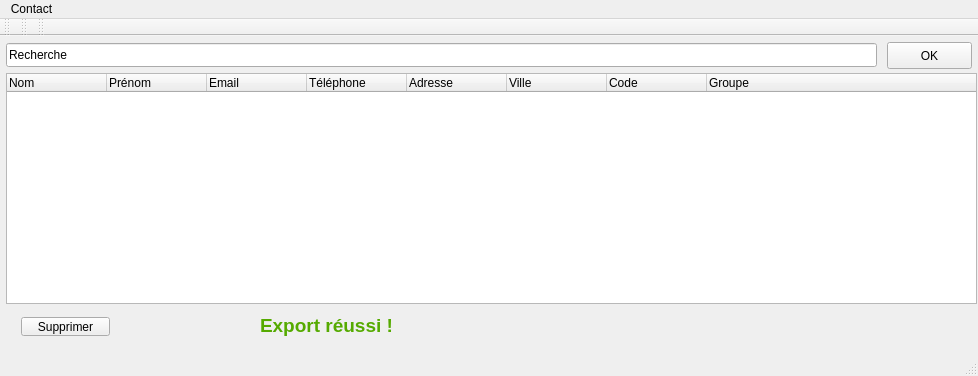
<?xml version="1.0" encoding="UTF-8"?>
<ui version="4.0">
 <class>Annuaire_view</class>
 <widget class="QMainWindow" name="Annuaire_view">
  <property name="geometry">
   <rect>
    <x>0</x>
    <y>0</y>
    <width>978</width>
    <height>376</height>
   </rect>
  </property>
  <property name="windowTitle">
   <string>TPAnnuaire</string>
  </property>
  <widget class="QWidget" name="centralWidget">
   <widget class="QLineEdit" name="lineEdit">
    <property name="geometry">
     <rect>
      <x>6</x>
      <y>7</y>
      <width>871</width>
      <height>24</height>
     </rect>
    </property>
    <property name="text">
     <string>Recherche</string>
    </property>
   </widget>
   <widget class="QPushButton" name="pushButton">
    <property name="geometry">
     <rect>
      <x>887</x>
      <y>6</y>
      <width>85</width>
      <height>27</height>
     </rect>
    </property>
    <property name="text">
     <string>OK</string>
    </property>
   </widget>
   <widget class="QTreeWidget" name="treeWidget">
    <property name="geometry">
     <rect>
      <x>6</x>
      <y>37</y>
      <width>971</width>
      <height>231</height>
     </rect>
    </property>
    <column>
     <property name="text">
      <string>Nom</string>
     </property>
    </column>
    <column>
     <property name="text">
      <string>Prénom</string>
     </property>
    </column>
    <column>
     <property name="text">
      <string>Email </string>
     </property>
    </column>
    <column>
     <property name="text">
      <string>Téléphone</string>
     </property>
    </column>
    <column>
     <property name="text">
      <string>Adresse</string>
     </property>
    </column>
    <column>
     <property name="text">
      <string>Ville</string>
     </property>
    </column>
    <column>
     <property name="text">
      <string>Code</string>
     </property>
    </column>
    <column>
     <property name="text">
      <string>Groupe</string>
     </property>
    </column>
   </widget>
   <widget class="QWidget" name="verticalLayoutWidget">
    <property name="geometry">
     <rect>
      <x>10</x>
      <y>270</y>
      <width>111</width>
      <height>41</height>
     </rect>
    </property>
    <layout class="QVBoxLayout" name="verticalLayout_3">
     <item>
      <widget class="QPushButton" name="pushButton_2">
       <property name="text">
        <string>Supprimer</string>
       </property>
      </widget>
     </item>
    </layout>
   </widget>
   <widget class="QLabel" name="message">
    <property name="geometry">
     <rect>
      <x>260</x>
      <y>274</y>
      <width>131</width>
      <height>30</height>
     </rect>
    </property>
    <property name="font">
     <font>
      <pointsize>14</pointsize>
      <weight>75</weight>
      <bold>true</bold>
     </font>
    </property>
    <property name="styleSheet">
     <string notr="true">color: rgb(85, 170, 0);</string>
    </property>
    <property name="text">
     <string>Export réussi ! </string>
    </property>
   </widget>
   <zorder>treeWidget</zorder>
   <zorder>lineEdit</zorder>
   <zorder>pushButton</zorder>
   <zorder>verticalLayoutWidget</zorder>
   <zorder>message</zorder>
  </widget>
  <widget class="QMenuBar" name="menuBar">
   <property name="geometry">
    <rect>
     <x>0</x>
     <y>0</y>
     <width>978</width>
     <height>22</height>
    </rect>
   </property>
   <widget class="QMenu" name="menuContact">
    <property name="title">
     <string>Contact</string>
    </property>
    <addaction name="actionNouveau"/>
    <addaction name="actionModifier"/>
    <addaction name="actionExtraire_CSV"/>
   </widget>
   <addaction name="menuContact"/>
  </widget>
  <widget class="QToolBar" name="mainToolBar">
   <attribute name="toolBarArea">
    <enum>TopToolBarArea</enum>
   </attribute>
   <attribute name="toolBarBreak">
    <bool>false</bool>
   </attribute>
  </widget>
  <widget class="QStatusBar" name="statusBar"/>
  <widget class="QToolBar" name="toolBar">
   <property name="windowTitle">
    <string>toolBar</string>
   </property>
   <attribute name="toolBarArea">
    <enum>TopToolBarArea</enum>
   </attribute>
   <attribute name="toolBarBreak">
    <bool>false</bool>
   </attribute>
  </widget>
  <widget class="QToolBar" name="toolBar_2">
   <property name="windowTitle">
    <string>toolBar_2</string>
   </property>
   <attribute name="toolBarArea">
    <enum>TopToolBarArea</enum>
   </attribute>
   <attribute name="toolBarBreak">
    <bool>false</bool>
   </attribute>
  </widget>
  <action name="actionNouveau">
   <property name="text">
    <string>Nouveau</string>
   </property>
  </action>
  <action name="actionSupprimer">
   <property name="text">
    <string>Supprimer</string>
   </property>
  </action>
  <action name="actionExtraire_CSV">
   <property name="text">
    <string>Export CSV</string>
   </property>
  </action>
  <action name="actionNouveau_2">
   <property name="text">
    <string>Nouveau</string>
   </property>
  </action>
  <action name="actionSupprimer_2">
   <property name="text">
    <string>Supprimer</string>
   </property>
  </action>
  <action name="actionSupprimer_3">
   <property name="text">
    <string>Supprimer</string>
   </property>
  </action>
  <action name="actionSupprimer_4">
   <property name="text">
    <string>Supprimer</string>
   </property>
  </action>
  <action name="actionSupprimer_5">
   <property name="text">
    <string>Supprimer</string>
   </property>
  </action>
  <action name="actionImport_CSV">
   <property name="text">
    <string>Import CSV</string>
   </property>
  </action>
  <action name="actionModifier">
   <property name="text">
    <string>Modifier</string>
   </property>
  </action>
 </widget>
 <layoutdefault spacing="6" margin="11"/>
 <resources/>
 <connections/>
</ui>
